Frame 1 (no input): blank canvas, image omitted
Frame 60 (the mouse pressed at the canvas centre just before this capture): blank canvas, image omitted
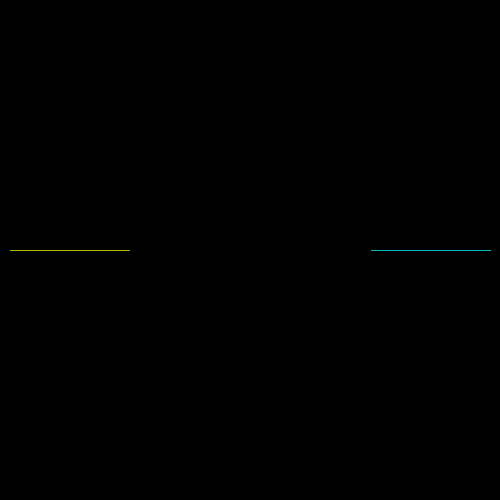
Frame 120 (the mouse held since frame 60 and released just before this capture)

The Processing sketch whose frames 1 and 60 were blank and that drew this single picture after the mouse press (run headless with seeded random() and noise(); from frame 60 on, the mouse is pressed at the canvas centre):

// Processing sketch: processing_77840
// ── processing_77840.pde

//Brandan H. Computer Prog. 1 Bl;ock 7
int x=10;
int y=250;
int direction = RIGHT;
int compDirection = LEFT;
int compX = 490;
int compY = 250;
boolean game = false;
boolean game1 = false;
boolean gameOver = false;
void setup()
{
  size (500, 500);
  background(0);
  frameRate(50);
}
void draw()
{
  if (get(x, y) != color(0, 0, 0)) //we crashed!
  {
    textSize(50);
    text("GAME OVER", 125, 250);
    gameOver = true;
  }
  else
  {
    human();
    if (gameOver == false)
    {
      computer();
    }
  }
}
void human()
{
  stroke(255, 255, 0);
  point(x, y);
  if (direction == RIGHT)
  {
    x++;
  }
  else if (direction == LEFT)
  {
    x--;
  }
  else if (direction == DOWN)
  {
    y++;
  }
  else if (direction == UP)
  {
    y--;
  }
}
void computer()
{
  stroke(0, 255, 255);
  if (get(compX, compY) != color(0, 0, 0))
  {
    textSize(50);
    text("GAME OVER", 125, 250);
    gameOver = true;
  }
  else
  {
    if (gameOver == false)
      point(compX, compY);
    if (compDirection==UP)
    {
      compY--;
      if (get(compX, compY-1) !=color(0, 0, 0))
      {
        compDirection= RIGHT;
      }
    }
    else if (compDirection== RIGHT)
    {
      compX++;
      if (get(compX+1, compY) !=color(0, 0, 0))
      {
        compDirection=DOWN;
      }
    }
    else if (compDirection==DOWN)
    {
      compY++;
      if (get(compX, compY+1) !=color(0, 0, 0))
      {
        compDirection=LEFT;
      }
    }
    else if (compDirection== LEFT)
    {
      compX--;
      if (get(compX-1, compY) !=color(0, 0, 0))
      {
        compDirection=UP;
      }
    }
  }
}

void keyPressed()
{
  if (key == 'a')
  {
    direction = LEFT;
  }
  else if (key == 'd')
  {
    direction = RIGHT;
  }
  else if (key == 'w')
  {
    direction = UP;
  }
  else if (key == 's')
  {
    direction = DOWN;
  }
  if (key == 'k')
  {
    frameRate(35000);
  }
  if (key == 'j')
  {
    frameRate(50);
  }
  if (key == ' ')
  {
    fill (0);
    rect(0, 0, 500, 500);
    x=10;
    y=250;
    compX=490;
    compY=250;
    direction = RIGHT;
    compDirection = LEFT;
    game1=false;
    game=false;
    gameOver=false;
  }
}
